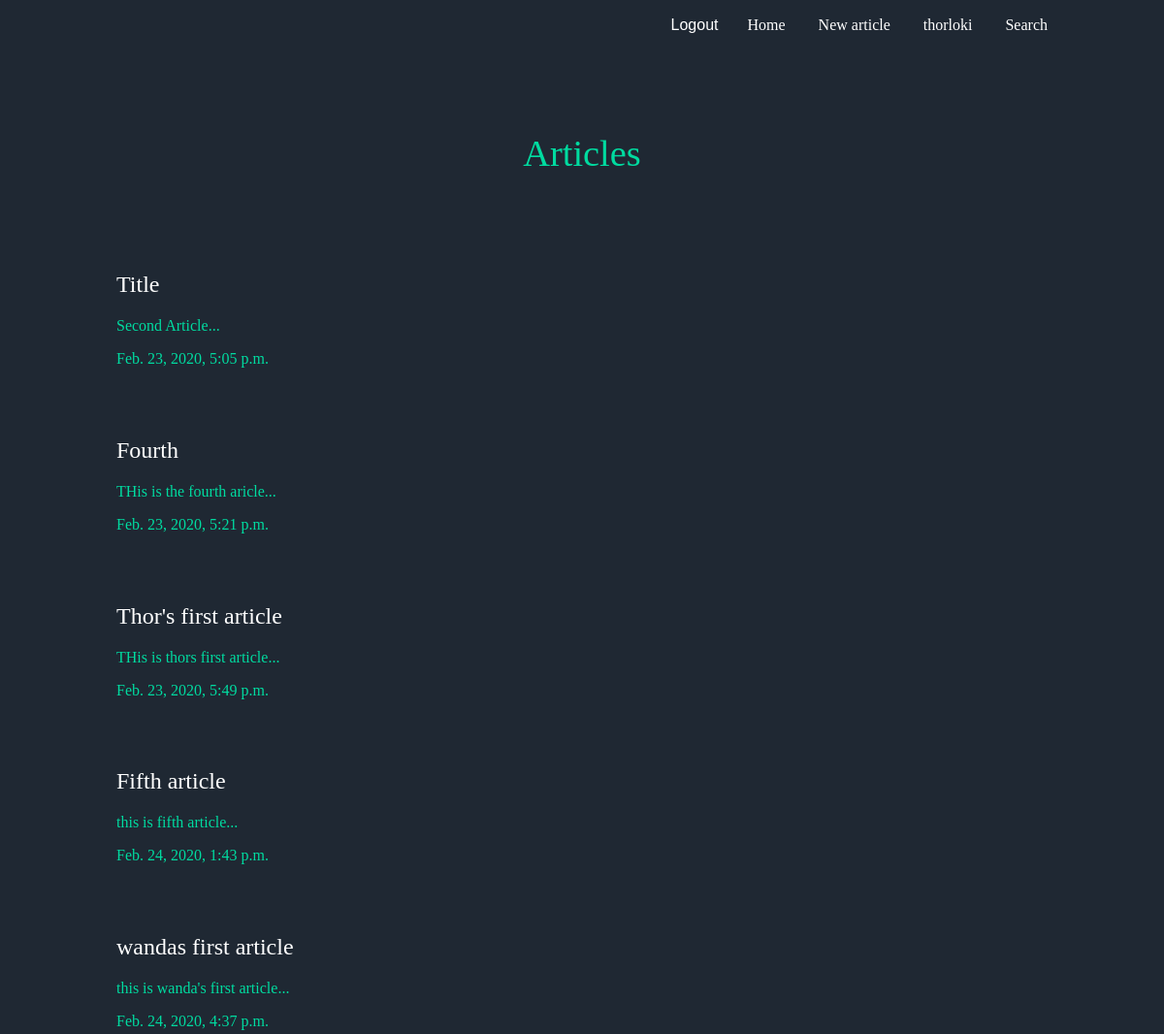
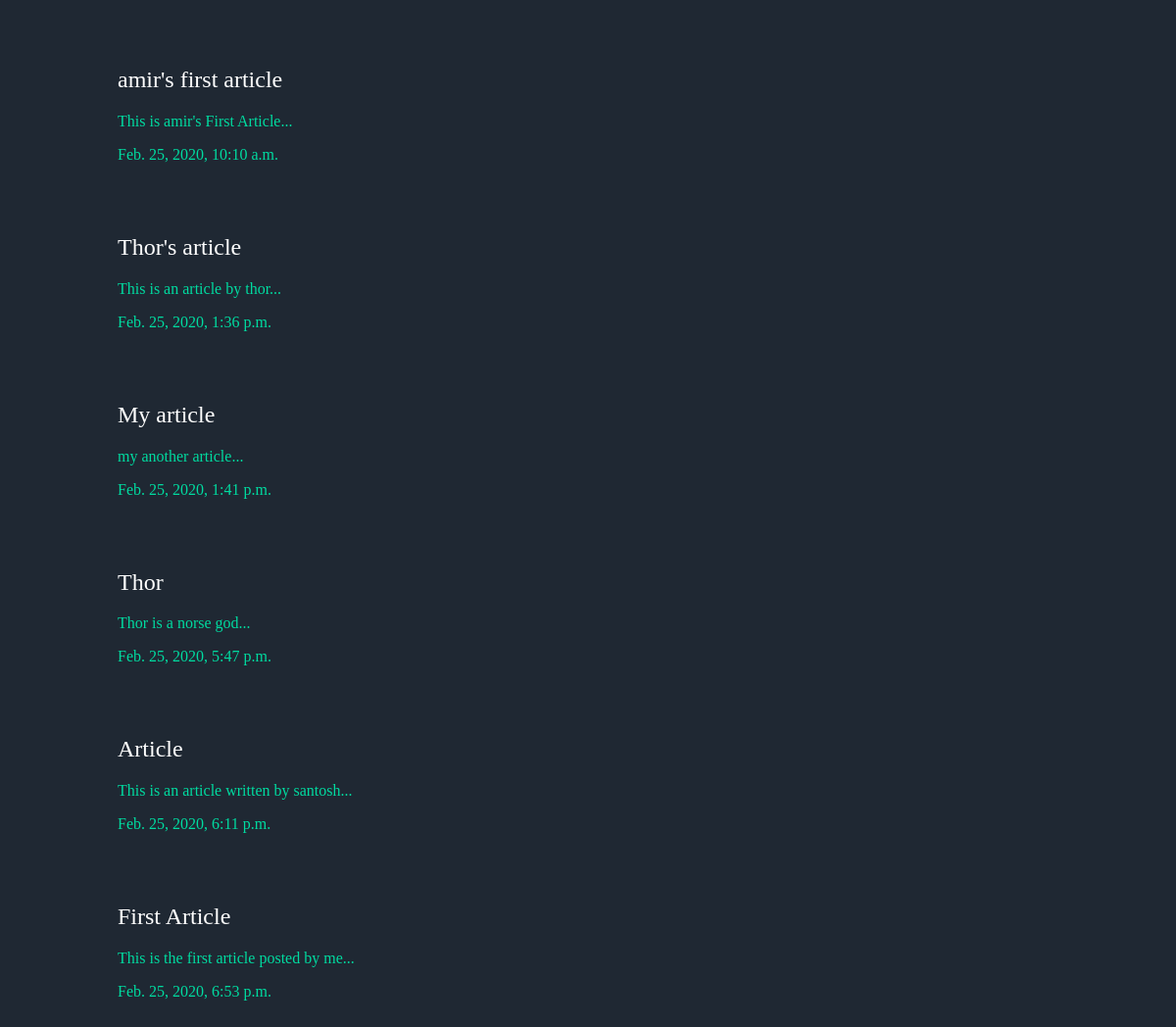
/articles/ (signed in), run on the app's committed database (2 pictures, top to bottom).
### articles/models.py (models this page shows, shortened)
class Article(models.Model):
    title = models.CharField(max_length=100)
    slug = models.SlugField()
    body = models.TextField()
    date = models.DateTimeField(auto_now_add=True)
    thumb = models.ImageField(default="default.png",blank=True)
    author = models.ForeignKey(User,default=None,on_delete=models.PROTECT)
    type = models.CharField(max_length=20)
    def snippet(self):
        return self.body[:50] + "..."

### articles/views.py (the view)
# urls.py: path('',views.article_list,name="list"),
def article_list(request):
    articles = Article.objects.filter(type='Public').order_by('date')
    return render(request,'articles/article_list.html',{'articles':articles})

### articles/templates/articles/article_list.html (shortened to what this page needs)
{% extends 'base_layout.html' %}
{% block content%}
    <h1>Articles  </h1>
<div class="wrapper">
    <table class="tab">
        <tr>
        {% for article in articles%}
                <h2> <a href="{% url 'articles:detail' slug=article.slug %}"> {{article.title}}</a> </h2>
                <p>{{article.snippet}} </p>
                <p>{{article.date}} </p>
            <br><br>
        {% endfor %}
        </tr>
        </table>
    </div>
{% endblock content%}

### templates/base_layout.html (shortened to what this page needs)
{% load static %}
<!DOCTYPE html>
<html lang="en">
<head>
</head>
    <div class="wrapper">
        <nav>
            <ul>
                {% if user.is_authenticated%}
                <li>
                    <form class="logout-link" action="{% url 'accounts:logout'%}" method="post">
                        <button type="submit">Logout</button>
                    </form>
                </li>
                <li>
                    <a href="{% url 'articles:list' %}"> Home </a>
                    <a href="{% url 'articles:create' %}" style="margin-left: 30px">New article</a>
                    <a href="{% url 'articles:my_articles' %}" style="margin-left: 30px">{{ request.user.username}}</a>
                    <a href="{% url 'articles:search'  %}" style="margin-left: 30px"> Search</a>
                </li>
                {% else %}
                <li>
                    <a href="{% url 'accounts:login' %}">Login</a>
                     <a href="{% url 'accounts:signup' %}" style="margin-left: 30px">Signup</a>
                </li>
                {% endif %}
            </ul>
        </nav>
        {% block content%}
        {% endblock content%}
    </div>
</html>

### articles/templates/articles/article_list.html (style rules this page uses)
table,tr,td { border: 100px solid black; border-collapse: collapse; }
.tab { border: 1px solid black; border-collapse: collapse; }
tr,td { width:1000px; }

### data on the page
Article: title "Title", snippet "Second Article...", date "Feb. 23, 2020, 5:05 p.m."
Article: title "Fourth", snippet "THis is the fourth aricle...", date "Feb. 23, 2020, 5:21 p.m."
Article: title "Thor's first article", snippet "THis is thors first article...", date "Feb. 23, 2020, 5:49 p.m."
Article: title "Fifth article", snippet "this is fifth article...", date "Feb. 24, 2020, 1:43 p.m."
Article: title "wandas first article", snippet "this is wanda's first article...", date "Feb. 24, 2020, 4:37 p.m."
Article: title "amir's first article", snippet "This is amir's First Article...", date "Feb. 25, 2020, 10:10 a.m."
Article: title "Thor's article", snippet "This is an article by thor...", date "Feb. 25, 2020, 1:36 p.m."
Article: title "My article", snippet "my another article...", date "Feb. 25, 2020, 1:41 p.m."
Article: title "Thor", snippet "Thor is a norse god...", date "Feb. 25, 2020, 5:47 p.m."
Article: title "Article", snippet "This is an article written by santosh...", date "Feb. 25, 2020, 6:11 p.m."
Article: title "First Article", snippet "This is the first article posted by me...", date "Feb. 25, 2020, 6:53 p.m."

### other printed values
{{ request.user.username }} "thorloki"
